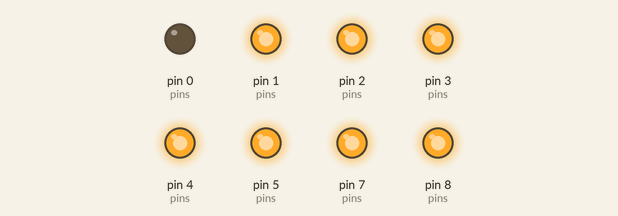
Bench run of a sketch on a simulated Arduino Uno, built with avr-gcc and run on an emulated ATmega328P. Parts: output pins drawn as LEDs (lit = HIGH).

Above: at 8.47 s.
At 9.07 s:
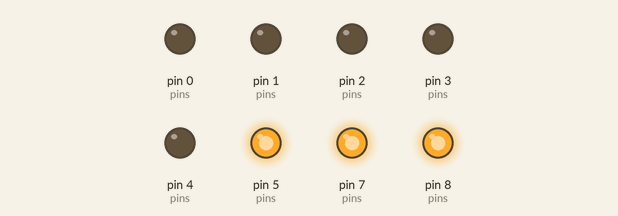
At 9.67 s:
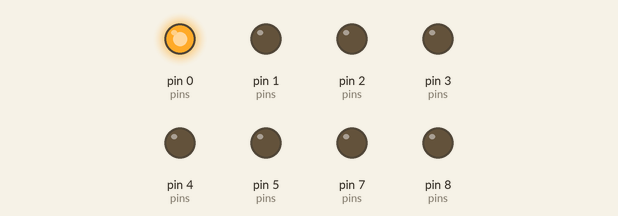
At 11.02 s:
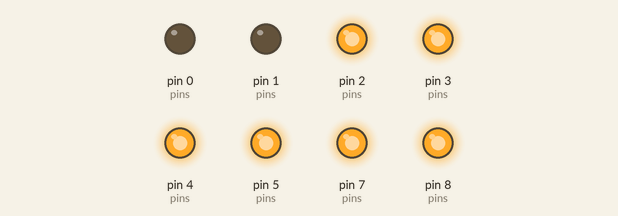
At 12.37 s:
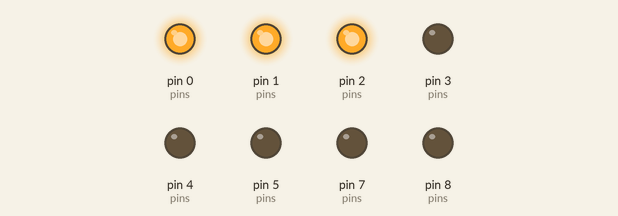
At 13.72 s:
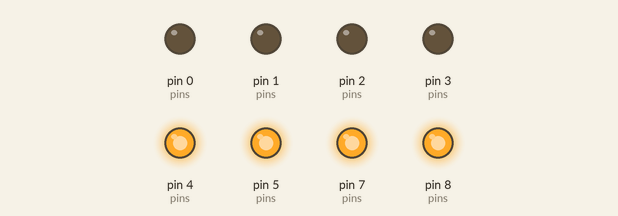
Timing chart, 0 to 14.0 s (numbered marks = the images above):
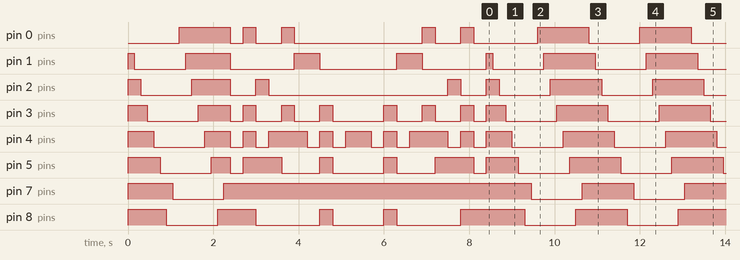

Measured:
- by itself, pin 0 (pins): HIGH → LOW at 2.4 s, → HIGH 0.30 s later, → LOW 0.30 s later, → HIGH 0.60 s later, … (35 changes in this stretch)
- by itself, pin 1 (pins): HIGH → LOW at 0.15 s, → HIGH 1.2 s later, → LOW 1.1 s later, → HIGH 1.5 s later, … (35 changes in this stretch)
- by itself, pin 2 (pins): HIGH → LOW at 0.30 s, → HIGH 1.2 s later, → LOW 0.90 s later, → HIGH 0.60 s later, … (35 changes in this stretch)
- by itself, pin 3 (pins): HIGH → LOW at 0.45 s, → HIGH 1.2 s later, → LOW 0.75 s later, → HIGH 0.30 s later, … (42 changes in this stretch)
- by itself, pin 4 (pins): HIGH → LOW at 0.60 s, → HIGH 1.2 s later, → LOW 0.60 s later, → HIGH 0.30 s later, … (44 changes in this stretch)
- by itself, pin 5 (pins): HIGH → LOW at 0.75 s, → HIGH 1.2 s later, → LOW 0.45 s later, → HIGH 0.30 s later, … (38 changes in this stretch)
- by itself, pin 7 (pins): goes LOW 1.2 s, HIGH 7.2 s, 12 × (LOW 1.2 s, HIGH 1.2 s), LOW 1.2 s, then HIGH
- by itself, pin 8 (pins): HIGH → LOW at 0.90 s, → HIGH 1.2 s later, → LOW 0.90 s later, → HIGH 1.5 s later, … (34 changes in this stretch)

The sketch:

7segmentdriver.ino
```cpp
#include "7segmentdriver.h"

SevenSegmentDriver display;

const uint8_t pins[8] = { 0, 1, 2, 3, 4, 5, 8, 7 };  // a,b,c,d,e,f,g,dp
bool isCommonCathode = false;

void setup() {
  display.begin(pins, isCommonCathode);
}

void loop() {
  display.loadSegments();
  display.deloadSegments();
}
```

7segmentdriver.h
```cpp
class SevenSegmentDriver {
private:
  uint8_t segmentPins[8];
  const uint8_t numberOfSegments = 8;  // dp included
  bool commonCathode;

  const uint8_t digits[10] = {
    0b0111111,  // 0
    0b0000110,  // 1
    0b1011011,  // 2
    0b1001111,  // 3
    0b1100110,  // 4
    0b1101101,  // 5
    0b1111101,  // 6
    0b0000111,  // 7
    0b1111111,  // 8
    0b1101111   // 9
  };

  const uint8_t letters[26] = {
    0b1110111,  // A  - a,b,c,e,f,g
    0b1111100,  // b  - c,d,e,f,g
    0b0111001,  // C  - a,d,e,f
    0b1011110,  // d  - b,c,d,e,g
    0b1111001,  // E  - a,d,e,f,g
    0b1110001,  // F  - a,e,f,g
    0b1111101,  // G  - a,c,d,e,f,g
    0b1110100,  // h  - c,e,f,g
    0b0000100,  // i  - c
    0b0011110,  // J  - b,c,d,e
    0b1110110,  // k  - b,c,e,f,g
    0b0111000,  // L  - d,e,f
    0b0110110,  // m  - b,c,e,f
    0b1010100,  // n  - c,e,g
    0b1011100,  // o  - c,d,e,g
    0b1110011,  // P  - a,b,e,f,g
    0b1100111,  // q  - a,b,c,f,g
    0b1010000,  // r  - e,g
    0b1101101,  // S  - a,c,d,f,g
    0b1111000,  // t  - d,e,f,g
    0b0111110,  // U  - b,c,d,e,f
    0b0011100,  // v  - c,d,e
    0b0011110,  // w  - b,c,d,e
    0b1110110,  // X  - b,c,e,f,g
    0b1101110,  // Y  - b,c,d,f,g
    0b1011011   // Z  - a,b,d,e,g
  };

  static const uint8_t CODE_UNDERSCORE = 0b0001000;  // d
  static const uint8_t CODE_DASH = 0b1000000;        // g
  static const uint8_t CODE_EQUALS = 0b1001000;      // d,g
  static const uint8_t CODE_DEGREE = 0b1100011;      // a,b,f,g

  // Animations frames
  static constexpr uint8_t circularLoadingFrames[] = { 1, 1, 1, 1, 1, 1, 0, 0 };
  static constexpr uint8_t snakeLoadingFrames[] = { 0, 5, 6, 2, 3, 4, 6, 1 };
  static const uint8_t snakeLoadingFramesLength = sizeof(snakeLoadingFrames) / sizeof(snakeLoadingFrames[0]);

  void segmentOn(uint8_t segmentPin) {
    digitalWrite(segmentPin, commonCathode ? HIGH : LOW);
  }

  void segmentOff(uint8_t segmentPin) {
    digitalWrite(segmentPin, commonCathode ? LOW : HIGH);
  }

  void testSequence() {
    loadSegments();
    deloadSegments();
    countFromTo(0, 9, 300);
    countFromTo(9, 0, 300);
  }

public:
  void begin(const uint8_t pins[8], bool isCommonCathode = false) {
    memcpy(this->segmentPins, pins, numberOfSegments * sizeof(uint8_t));
    this->commonCathode = isCommonCathode;
    for (uint8_t i = 0; i < numberOfSegments; i++) {
      pinMode(this->segmentPins[i], OUTPUT);
    }
    allOff();
    this->testSequence();
    allOff();
  }

  void displayCode(uint8_t code, bool decimalActive = false, int delayBetween = 0) {
    for (uint8_t i = 0; i < 7; i++) {
      bool on = code & (1 << i);
      if (on) {
        this->segmentOn(segmentPins[i]);
      } else {
        this->segmentOff(segmentPins[i]);
      }
      delay(delayBetween);
    }
    if (decimalActive) {
      this->segmentOn(segmentPins[7]);
    } else {
      this->segmentOff(segmentPins[7]);
    }
  }

  void displayNumber(uint8_t number, bool decimalActive = false, int delayBetween = 0) {
    if (number > 9) {
      return;
    }
    displayCode(digits[number], decimalActive, delayBetween);
  }

  // --- Special characters ---

  void showUnderscore(bool decimalActive = false) {
    displayCode(CODE_UNDERSCORE, decimalActive);
  }

  void showDash(bool decimalActive = false) {
    displayCode(CODE_DASH, decimalActive);
  }

  void showEquals(bool decimalActive = false) {
    displayCode(CODE_EQUALS, decimalActive);
  }

  void showDegree(bool decimalActive = false) {
    displayCode(CODE_DEGREE, decimalActive);
  }

  // --- Letters ---

  bool showLetter(char letter, bool decimalActive = false) {
    char upper = (letter >= 'a' && letter <= 'z') ? letter - 32 : letter;
    if (upper >= 'A' && upper <= 'Z') {
      displayCode(letters[upper - 'A'], decimalActive);
      return true;
    }
    // Unsupported char
    allOff();
    return false;
  }

  void allOff() {
    for (int i = 0; i < numberOfSegments; i++) {
      this->segmentOff(segmentPins[i]);
    }
  }

  void allOn() {
    for (int i = 0; i < numberOfSegments; i++) {
      this->segmentOn(segmentPins[i]);
    }
  }

  void decimalOn() {
    segmentOn(this->segmentPins[7]);
  }

  void decimalOff() {
    segmentOff(this->segmentPins[7]);
  }

  // --- Animations ---

  void snakeLoading(int delayBetween = 100) {
    for (uint8_t i = 0; i < snakeLoadingFramesLength; i++) {
      allOff();
      this->segmentOn(segmentPins[snakeLoadingFrames[i]]);
      delay(delayBetween);
    }
  }

  void colsRowsLoading(int delayBetween = 250) {
    // a, d, g
    allOff();
    this->segmentOn(segmentPins[0]);
    this->segmentOn(segmentPins[3]);
    this->segmentOn(segmentPins[6]);
    delay(delayBetween);

    // b, c, e, f
    allOff();
    this->segmentOn(segmentPins[1]);
    this->segmentOn(segmentPins[2]);
    this->segmentOn(segmentPins[4]);
    this->segmentOn(segmentPins[5]);
    delay(delayBetween);
  }

  void diagonalSwitchLoading(int delayBetween = 250) {
    // a, b, d, e
    allOff();
    this->segmentOn(segmentPins[0]);
    this->segmentOn(segmentPins[1]);
    this->segmentOn(segmentPins[3]);
    this->segmentOn(segmentPins[4]);
    delay(delayBetween);

    // a, c, d, f
    allOff();
    this->segmentOn(segmentPins[0]);
    this->segmentOn(segmentPins[2]);
    this->segmentOn(segmentPins[3]);
    this->segmentOn(segmentPins[5]);
    delay(delayBetween);
  }

  void topCircularLoading(int delayBetween = 150) {
    const uint8_t topOrder[] = { 0, 1, 6, 5 };  // a, b, g, f
    for (uint8_t i = 0; i < 4; i++) {
      allOff();
      this->segmentOn(segmentPins[topOrder[i]]);
      delay(delayBetween);
    }
  }

  void bottomCircularLoading(int delayBetween = 150) {
    const uint8_t bottomOrder[] = { 2, 3, 4, 6 };  // c, d, e, g
    for (uint8_t i = 0; i < 4; i++) {
      allOff();
      this->segmentOn(segmentPins[bottomOrder[i]]);
      delay(delayBetween);
    }
  }

  void circularLoading(int delayBetween = 100) {
    for (uint8_t i = 0; i < numberOfSegments; i++) {
      allOff();
      if (circularLoadingFrames[i]) {
        this->segmentOn(segmentPins[i]);
        delay(delayBetween);
      }
    }
  }

  void loadSegments(int loadDelay = 150) {
    allOff();
    for (uint8_t i = 0; i < numberOfSegments; i++) {
      this->segmentOn(segmentPins[i]);
      delay(loadDelay);
    }
  }

  void deloadSegments(int deloadDelay = 150) {
    for (uint8_t i = 0; i < numberOfSegments; i++) {
      this->segmentOff(segmentPins[i]);
      delay(deloadDelay);
    }
  }

  void countFromTo(uint8_t fromNumber, uint8_t toNumber, int delayBetween = 500) {
    if (fromNumber < toNumber) {
      for (uint8_t i = fromNumber; i <= toNumber; i++) {
        displayNumber(i);
        delay(delayBetween);
      }
    } else if (fromNumber > toNumber) {
      for (int16_t i = fromNumber; i >= (int16_t)toNumber; i--) {
        displayNumber(i);
        delay(delayBetween);
      }
    } else {
      displayNumber(fromNumber);
    }
  }
};
```
